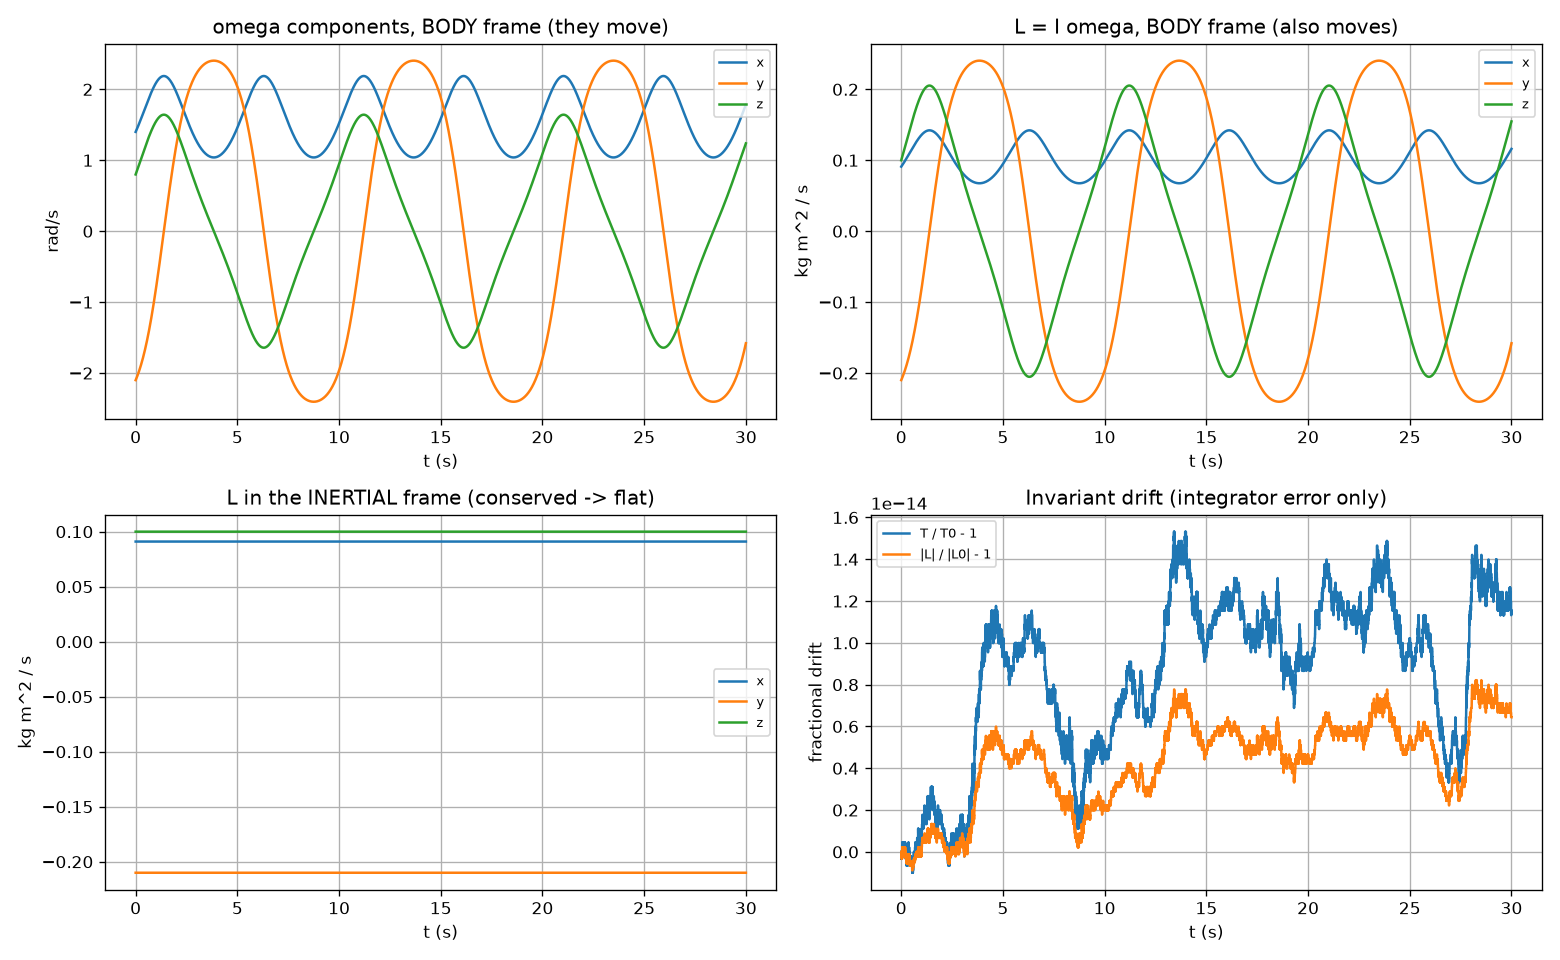

Here is the Python script that generated this plot:
"""module-3 -- sim_torque_free.py  (Simulation Experiment 2: Torque-Free Rotation)

tau = 0, arbitrary initial angular velocity. Two quantities must be conserved:

    rotational kinetic energy   T = 1/2 omega^T I omega
    angular momentum            L = I omega   (body frame; its magnitude, and
                                the whole vector once rotated into inertial)

The body-frame components of L and omega move around (the body frame is
rotating), but |L|, T, and the inertial vector L_I = R_IB(q) (I omega) are
fixed. Any drift is integrator error -- the same invariant check used on the
orbits in Module 2.
"""

import numpy as np
import matplotlib.pyplot as plt

from inertia_tensor import box_principal_moments
from rigid_body import RigidBody, simulate, initial_state, W, Q

M, A, B, C = 6.0, 0.40, 0.30, 0.20
OMEGA0 = np.array([1.4, -2.1, 0.8])          # rad/s, not aligned with any axis
DT, T_END = 0.001, 30.0


def main():
    Ip = box_principal_moments(M, A, B, C)
    body = RigidBody(M, Ip)
    print("=" * 72)
    print("EXPERIMENT 2 -- torque-free rotation, invariants must be conserved")
    print("=" * 72)
    print(f"principal moments I = {np.array2string(Ip, precision=5)}")
    print(f"omega0 = {OMEGA0} rad/s")

    t, X = simulate(body, initial_state(omega=OMEGA0), T_END, DT)

    T_rot = np.array([body.rotational_KE(x) for x in X])
    L_body = np.array([body.angular_momentum_body(x) for x in X])
    L_in = np.array([body.angular_momentum_inertial(x) for x in X])
    L_mag = np.linalg.norm(L_body, axis=1)

    def drift(a):
        return np.ptp(a) / np.abs(a).mean()

    print()
    print(f"T   : mean {T_rot.mean():.6f} J   fractional drift {drift(T_rot):.2e}")
    print(f"|L| : mean {L_mag.mean():.6f}     fractional drift {drift(L_mag):.2e}")
    rel_range = np.ptp(L_in, axis=0) / L_mag.mean()
    print(f"L_inertial vector : component ranges "
          f"{np.array2string(np.ptp(L_in, axis=0), precision=3, suppress_small=True)}")
    print(f"                   relative to |L| = {L_mag.mean():.3f}: "
          f"{np.array2string(rel_range, precision=3, suppress_small=True)}")
    print()
    print("T and |L| hold to integrator precision; the inertial angular-momentum")
    print("vector is a fixed arrow in space even though its BODY components")
    print("oscillate as the body tumbles under itself.")
    print("=" * 72)

    fig, axes = plt.subplots(2, 2, figsize=(13, 8))

    ax = axes[0, 0]
    ax.plot(t, X[:, W])
    ax.set_title("omega components, BODY frame (they move)")
    ax.set_xlabel("t (s)"); ax.set_ylabel("rad/s")
    ax.legend(["x", "y", "z"], fontsize=8); ax.grid(True)

    ax = axes[0, 1]
    ax.plot(t, L_body)
    ax.set_title("L = I omega, BODY frame (also moves)")
    ax.set_xlabel("t (s)"); ax.set_ylabel("kg m^2 / s")
    ax.legend(["x", "y", "z"], fontsize=8); ax.grid(True)

    ax = axes[1, 0]
    ax.plot(t, L_in)
    ax.set_title("L in the INERTIAL frame (conserved -> flat)")
    ax.set_xlabel("t (s)"); ax.set_ylabel("kg m^2 / s")
    ax.legend(["x", "y", "z"], fontsize=8); ax.grid(True)

    ax = axes[1, 1]
    ax.plot(t, T_rot / T_rot[0] - 1.0, label="T / T0 - 1")
    ax.plot(t, L_mag / L_mag[0] - 1.0, label="|L| / |L0| - 1")
    ax.set_title("Invariant drift (integrator error only)")
    ax.set_xlabel("t (s)"); ax.set_ylabel("fractional drift")
    ax.legend(fontsize=8); ax.grid(True)

    fig.tight_layout()
    fig.savefig("sim_torque_free.png", dpi=120)


if __name__ == "__main__":
    main()
    plt.show()
